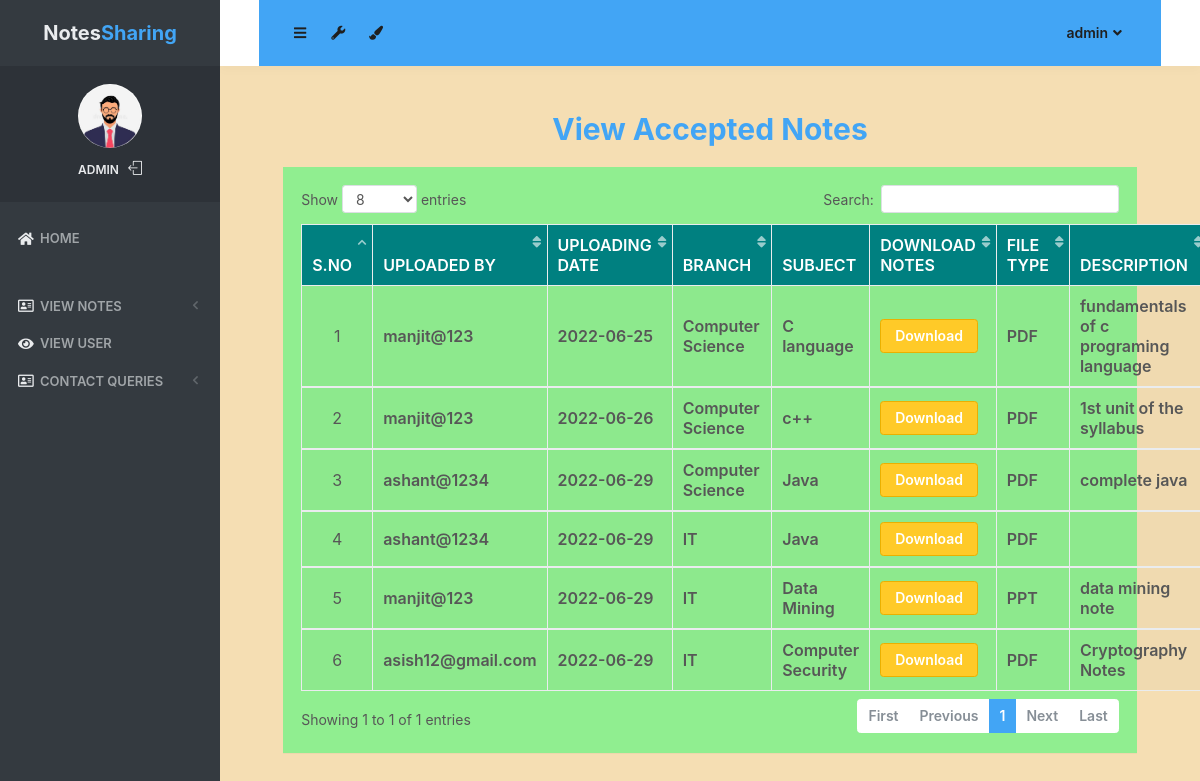
The app's page /accepted_notes (signed in), older data.
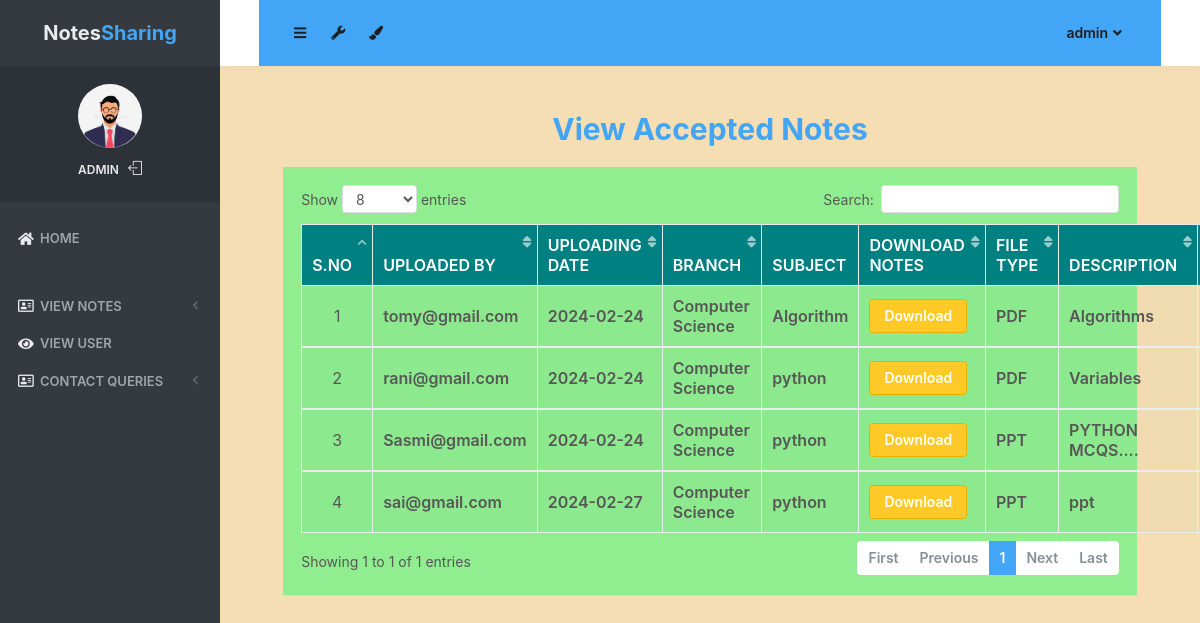
The same page, newer data.
### notes/models.py (models this page shows, shortened)
class Notes(models.Model):
    user = models.ForeignKey(User,on_delete=models.CASCADE)
    uploadingdate = models.CharField(max_length=30)
    branch = models.CharField(max_length=30)
    subject = models.CharField(max_length=30)
    notesfile = models.FileField(null=True)
    filetype = models.CharField(max_length=30)
    description = models.CharField(max_length=200, null=True)
    status = models.CharField(max_length=15)

### notes/views.py (the view)
# urls.py: path('accepted_notes', accepted_notes, name='accepted_notes'),
def accepted_notes(request):
    if not request.user.is_authenticated:
        return redirect('login_admin')
    notes = Notes.objects.filter(status = "Accept")
    d = {'notes':notes}
    return render(request, 'accepted_notes.html',d)

### notes/templates/accepted_notes.html (shortened to what this page needs)
{% load static %}
<html lang="en" class="no-focus">
    <head>
        <link rel="stylesheet" href="{% static 'js/plugins/datatables/dataTables.bootstrap4.min.css' %}">
        <link rel="stylesheet" id="css-main" href="{% static 'css1/codebase.min.css' %}">
    </head>
    <body style="background-color:wheat;">
        <div id="page-container" class="sidebar-o sidebar-inverse side-scroll page-header-fixed main-content-narrow">
         {% include "sidebar.html" %}
            {% include "admin_nav.html" %}
            <main id="main-container"><br>
                <div class="content">
                    <h2 class="text-primary font-weight-bold text-center">View Accepted Notes</h2>
                    <div class="block" style="background-color:lightgreen;">
                        <div class="block-content block-content-full">
                            <table class="table table-bordered table-striped table-vcenter js-dataTable-full-pagination">
                                <thead class="text-white" style="background-color :teal;">
                                    <tr>
                                        <th class="text-center">S.No</th>
                                        <th class="d-none d-sm-table-cell">Uploaded By</th>
                                        <th class="d-none d-sm-table-cell">Uploading Date</th>
                                        <th class="d-none d-sm-table-cell">Branch</th>
                                        <th class="d-none d-sm-table-cell">Subject</th>
                                        <th class="d-none d-sm-table-cell">Download Notes</th>
                                        <th class="d-none d-sm-table-cell">File Type</th>
                                        <th class="d-none d-sm-table-cell">Description</th>
                                        <th class="d-none d-sm-table-cell">Status</th>
                                    </tr>
                                </thead>
                                {% for i in notes %}
                                <tbody>
                                    <tr>
                                        <td class="text-center">{{forloop.counter}}</td>
                                        <td class="font-w600">{{i.user.username}}</td>
					<td class="font-w600">{{i.uploadingdate}}</td>
					<td class="font-w600">{{i.branch}}</td>
					<td class="font-w600">{{i.subject}}</td>
					<td class="font-w600"><a href="{{i.notesfile.url}}" class="btn btn-warning" download>Download</a></td>
					<td class="font-w600">{{i.filetype}}</td>
					<td class="font-w600">{{i.description}}</td>
					<td class="font-w600">{{i.status}}</td>
                                    </tr>
                                        {% endfor %}
                                </tbody>
                            </table>
                        </div>
                    </div>
                </div>
            </main>
        </div>
 <link rel="stylesheet" href="https://use.fontawesome.com/releases/v5.6.3/css/all.css">
    </body>
</html>

### notes/templates/sidebar.html (shortened to what this page needs)
{% load static %}
   <nav id="sidebar">
                <div id="sidebar-scroll">
                    <div class="sidebar-content">
                        <div class="content-header content-header-fullrow px-15">
                            <div class="content-header-section text-center align-parent sidebar-mini-hidden">
                                <div class="content-header-item">
                                    <a class="link-effect font-w700" href="{% url 'admin_home' %}">
                                           <span class="font-size-xl text-dual-primary-dark">Notes</span><span class="font-size-xl text-primary">Sharing</span>
                                    </a>
                                </div>
                            </div>
                        </div>
                        <div class="content-side content-side-full content-side-user px-10 align-parent">
                            <div class="sidebar-mini-hidden-b text-center">
                                <a class="img-link" href="be_pages_generic_profile.html">
                                    <img class="img-avatar" src="{% static 'img/avatars/logo1.jpg' %}" alt="">
                                </a>
                                <ul class="list-inline mt-10">
                                    <li class="list-inline-item">
                                        <a class="link-effect text-dual-primary-dark font-size-xs font-w600 text-uppercase" href="{% url 'admin_home' %}">{{ request.user.username }}</a>
                                    </li>
                                    <li class="list-inline-item">
                                        <a class="link-effect text-dual-primary-dark" href="{% url 'logout' %}">
                                            <i class="si si-logout"></i>
                                        </a>
                                    </li>
                                </ul>
                            </div>
                        </div>
                        <div class="content-side content-side-full">
                            <ul class="nav-main">
                                <li class="open">
                                    <a href="{% url 'admin_home' %}"><i class="fas fa-home"></i><span class="sidebar-mini-hide">Home</span></a>
                                </li>
                                <li class="nav-main-heading"><span class="sidebar-mini-visible">UI</span></li>
                                <li>
                                    <a class="nav-submenu" data-toggle="nav-submenu"><i class="far fa-address-card"></i>View Notes</a>
                                </li>
                                <li>
                                    <a  href="{% url 'view_users' %}"><i class="fas fa-eye"></i><span class="sidebar-mini-hide">View User</span></a>
                                </li>
                                <li>
                                    <a class="nav-submenu" data-toggle="nav-submenu"><i class="far fa-address-card"></i>Contact Queries</a>
                                </li>
                           </ul>
                        </div>
                    </div>
                </div>
            </nav>

### notes/templates/admin_nav.html (shortened to what this page needs)
{% load static %}
            <header id="page-header">
                <div class="content-header bg-primary">
                    <div class="content-header-section">
                        <button type="button" class="btn btn-circle btn-dual-secondary" data-toggle="layout" data-action="sidebar_toggle">
                            <i class="fa fa-navicon"></i>
                        </button>
                        <div class="btn-group" role="group">
                            <button type="button" class="btn btn-circle btn-dual-secondary" id="page-header-options-dropdown" data-toggle="dropdown" aria-haspopup="true" aria-expanded="false">
                                <i class="fa fa-wrench"></i>
                            </button>
                        </div>
                        <div class="btn-group" role="group">
                            <button type="button" class="btn btn-circle btn-dual-secondary" id="page-header-themes-dropdown" data-toggle="dropdown" aria-haspopup="true" aria-expanded="false">
                                <i class="fa fa-paint-brush"></i>
                            </button>
                        </div>
                    </div>
                    <div class="content-header-section">
                        <div class="btn-group" role="group">
                            <button type="button" class="btn btn-rounded btn-dual-secondary" id="page-header-user-dropdown" data-toggle="dropdown" aria-haspopup="true" aria-expanded="false">
                                {{ request.user.username}}<i class="fa fa-angle-down ml-5"></i>
                            </button>
                        </div>
                    </div>
                </div>
            </header>

Row changes from the older to the newer data that the page shows:
removed Notes: user.username "manjit@123", uploadingdate "2022-06-25", branch "Computer Science", subject "C language", filetype "PDF", description "fundamentals of c programing language"
removed Notes: user.username "manjit@123", uploadingdate "2022-06-26", branch "Computer Science", subject "c++", filetype "PDF", description "1st unit of the syllabus"
removed Notes: user.username "ashant@1234", uploadingdate "2022-06-29", branch "Computer Science", subject "Java", filetype "PDF", description "complete java"
removed Notes: user.username "ashant@1234", uploadingdate "2022-06-29", branch "IT", subject "Java", filetype "PDF"
removed Notes: user.username "manjit@123", uploadingdate "2022-06-29", branch "IT", subject "Data Mining", filetype "PPT", description "data mining note"
removed Notes: user.username "asish12@gmail.com", uploadingdate "2022-06-29", branch "IT", subject "Computer Security", filetype "PDF", description "Cryptography Notes"
added Notes: user.username "tomy@gmail.com", uploadingdate "2024-02-24", branch "Computer Science", subject "Algorithm", filetype "PDF", description "Algorithms"
added Notes: user.username "rani@gmail.com", uploadingdate "2024-02-24", branch "Computer Science", subject "python", filetype "PDF", description "Variables"
added Notes: user.username "Sasmi@gmail.com", uploadingdate "2024-02-24", branch "Computer Science", subject "python", filetype "PPT", description "PYTHON MCQS...."
added Notes: user.username "sai@gmail.com", uploadingdate "2024-02-27", branch "Computer Science", subject "python", filetype "PPT", description "ppt"
